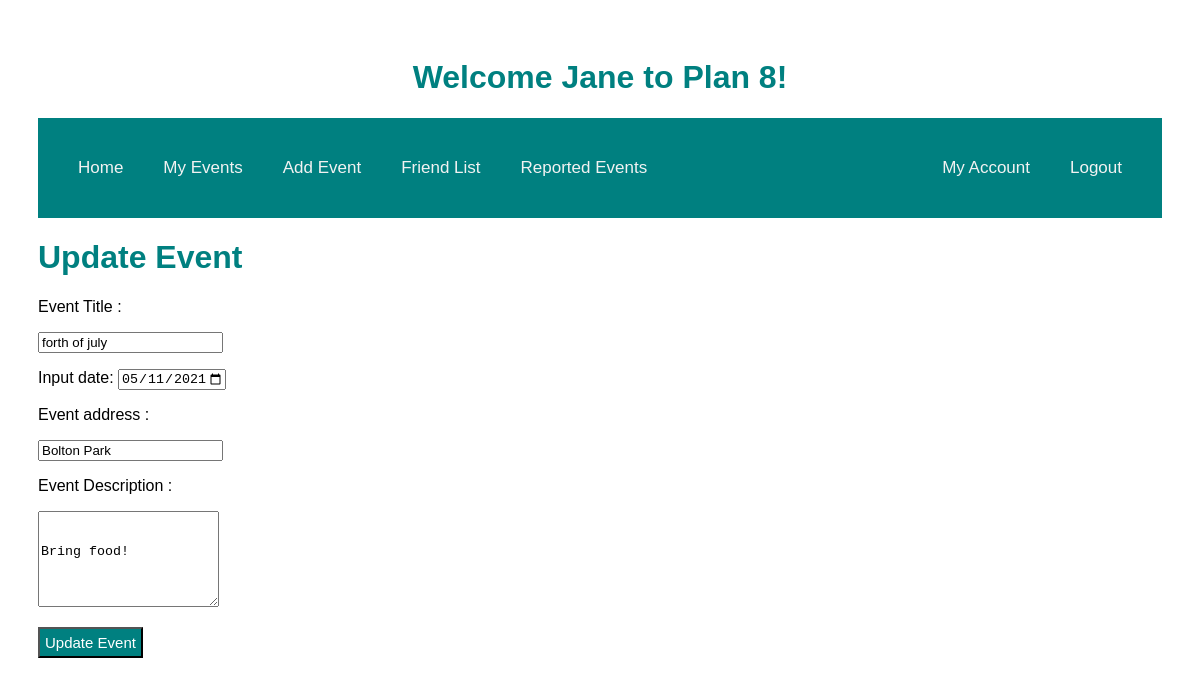
Page /events/edit/1 (signed in) on the committed database.
### models.py (models this page shows, shortened)
class Event(db.Model):
    id = db.Column("id", db.Integer, primary_key=True)
    title = db.Column("title", db.String(200))
    text = db.Column("text", db.String(100))
    date = db.Column("date", db.String(50))
    address = db.Column("address", db.String(50))
    user_id = db.Column(db.Integer, db.ForeignKey("user.id"), nullable=False)
    comments = db.relationship("Comment", backref="event", cascade="all, delete-orphan", lazy=True)

### main.py (the view)
@app.route('/events/edit/<event_id>', methods=['GET', 'POST'])
def update_event(event_id):
    if session.get('user'):
        if request.method == 'POST':
            title = request.form['title']
            text = request.form['eventText']
            date = request.form['date']
            address = request.form['address']
            event = db.session.query(Event).filter_by(id=event_id).one()
            event.title = title
            event.text = text
            event.date = date
            event.address = address
            db.session.add(event)
            db.session.commit()
            return redirect(url_for('get_events'))
        else:
            my_event = db.session.query(Event).filter_by(id=event_id).one()
            return render_template('new.html', event=my_event, user=session['user'])
    else:
        return redirect(url_for('login'))

### templates/new.html (shortened to what this page needs)
<!DOCTYPE html>
<html lang="en">
    <head>
        <link rel="stylesheet" href="{{ url_for('static', filename='main.css') }}">
    </head>
    <body>
     <h1 class="middle">Welcome {{user}} to Plan 8!</h1>
       <nav>
           <div class="topnav">
            <a href="{{ url_for('home')}}" class="left"> Home </a>
            <a href="{{url_for('get_events')}}" class="left"> My Events</a>
           <a href="{{url_for('new_event')}}" class="left"> Add Event</a>
           <a href="{{url_for('get_friends')}}" class="left"> Friend List</a>
            <a href="{{url_for('get_reports')}}" class="left"> Reported Events </a>
               <a href="{{ url_for('logout')}}" class="right">Logout</a>
               <a href="{{url_for('get_account')}}" class="right"> My Account</a>
           </div>
        </nav>
    {% if event %}
     <h1>Update Event</h1>
        <form action="{{url_for ('update_event', event_id=event.id) }}" method="post">
    {% else %}
            <h1>New Event</h1>
        <form action="new" method="post">
    {% endif %}
            <p><label>Event Title : </label></p><p>
            <input type="text" name="title" value="{% if event %}{{event.title}} {% endif %}"/></p>
            <label for="date">Input date:</label>
            <input type="date" id="date" name="date"
       value="2021-05-11"
       min="2021-05-11" max="2025-12-31">
            <p><label>Event address : </label></p><p>
            <input type="text" name="address" value="{% if event %}{{event.address}} {% endif %}"/></p>
            <p><label>Event Description :</label></p>
            <p>
                <textarea name="eventText"  rows="6" cols="0" >
                    {% if event %}
                        {{event.text}}
                    {% else %}
                        Add your new event here ...
                    {% endif %}
                </textarea>
            </p>
            <p>
                {% if event %}
                    <input type="submit" value="Update Event"/>
                {% else %}
                    <input type="submit" value="Add Event"/>
                {% endif %}
            </p>
        </form>
    </body>
</html>

### static/main.css (style rules this page uses)
body { padding: 30px 30px; font-family: Arial, Helvetica, sans-serif; }
h1 { color: teal; }
.right { float: right; }
.left { float: left; }
.topnav { overflow: hidden; background-color: teal; padding: 20px; }
.topnav a { color: #f2f2f2; padding: 20px 20px; text-decoration: none; font-size: 17px; }
.middle { text-align: center; }
input[type='submit'] { background-color: teal; color: white; font-size: 15px; padding:5px; font-family: Palatino Linotype, sans-serif; }

### rows in the picture
Event: title "forth of july", address "Bolton Park", eventText "Bring food!"

### other values in the picture
{{ user }} "Jane"
